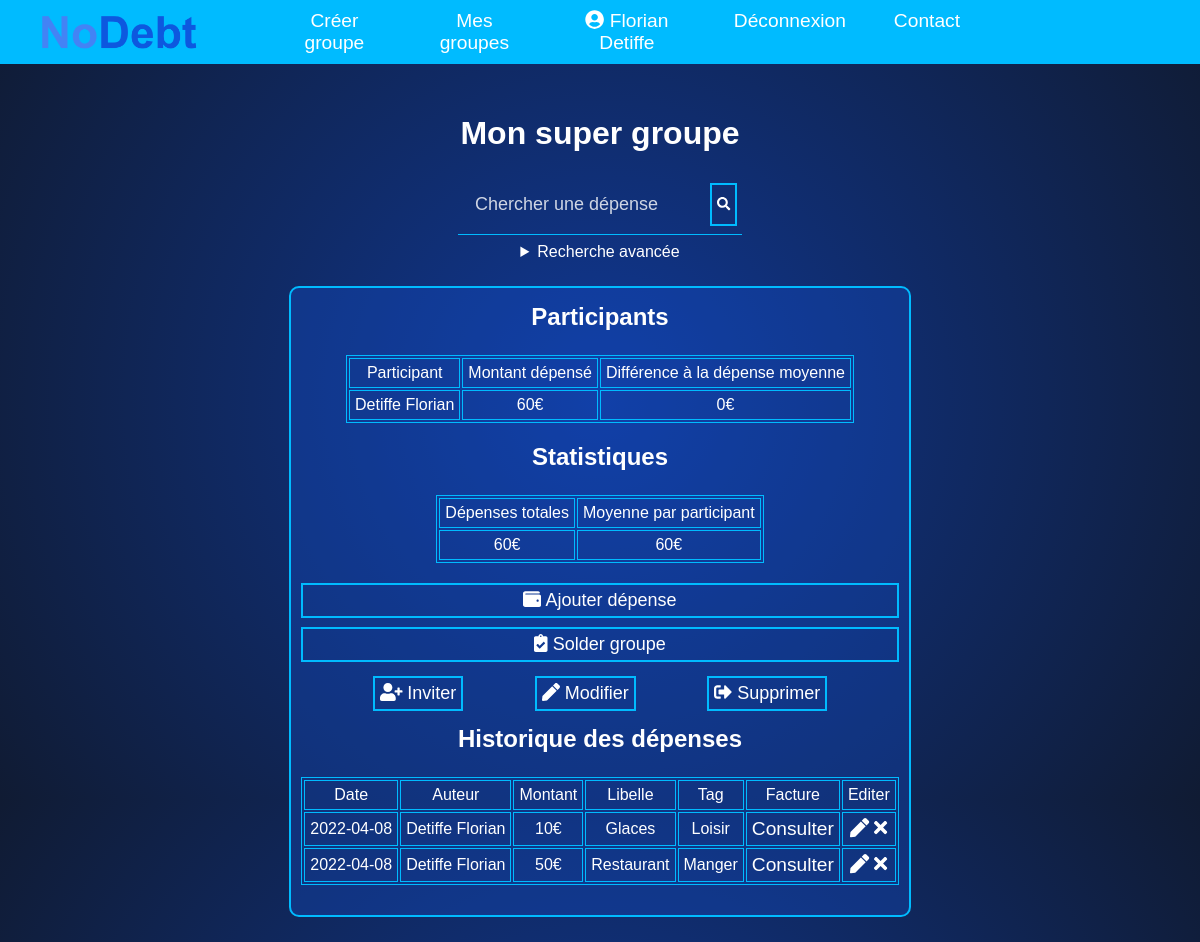
The app's page /group.php?gid=4 (signed in), older data.
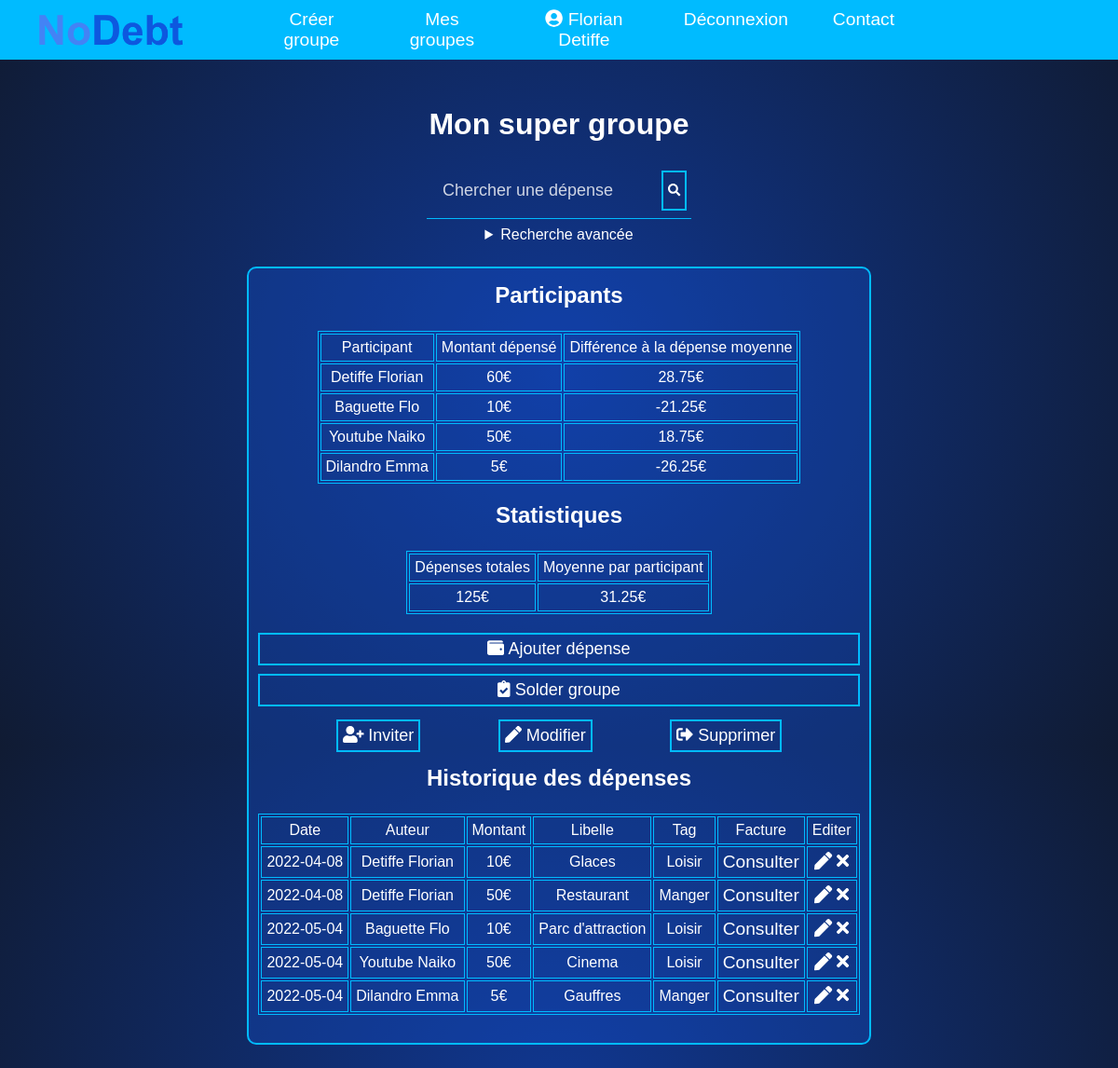
The same page, newer data.
### tables this page shows
CREATE TABLE `Participer` (
  `uid` int(11) NOT NULL,
  `gid` int(11) NOT NULL,
  `estConfirme` tinyint(1) DEFAULT NULL
);

CREATE TABLE `Utilisateur` (
  `uid` int(11) NOT NULL,
  `courriel` varchar(256) NOT NULL,
  `nom` text,
  `prenom` text,
  `motPasse` text,
  `estActif` tinyint(1) DEFAULT NULL
);

CREATE TABLE `Groupe` (
  `gid` int(11) NOT NULL,
  `nom` text,
  `devise` varchar(20) DEFAULT NULL,
  `uid` int(11) DEFAULT NULL
);

CREATE TABLE `Depense` (
  `did` int(11) NOT NULL,
  `date` date DEFAULT NULL,
  `montant` int(11) DEFAULT NULL,
  `libelle` varchar(50) DEFAULT NULL,
  `gid` int(11) NOT NULL,
  `uid` int(11) NOT NULL,
  `tag` text
);

### php/db_groupe.inc.php (called while the page is built, shortened)
<?php
class GroupeRepository {
    public function showGroupById($gid) {
        $result = null;
        try {
            $bdd = DBLink::connect2db(MYDB, $message);
            $stmt = $bdd->prepare("SELECT * FROM " . self::TABLE_NAME . " WHERE gid = :gid");
            $stmt->bindValue(':gid', $gid);
            if ($stmt->execute()) {
                $result = $stmt->fetchObject("Groupe\Groupe");
            } else {
                $message .= 'Une erreur système est survenue.<br> Veuillez essayer à nouveau plus tard ou contactez l\'administrateur du site. (Code erreur: ' . $stmt->errorCode() . ')<br>';
            }
        } catch (PDOException $e) {
            $message .= $e->getMessage() . '<br>';
        }
        return $result;
    }
}

### php/db_utilisateur.inc.php (called while the page is built, shortened)
<?php
class UtilisateurRepository {
    public function getUtilisateurById($uid) {
        $result = null;
        try {
            $bdd = DBLink::connect2db(MYDB, $message);
            $stmt = $bdd->prepare("SELECT * FROM " . self::TABLE_NAME . " WHERE uid = :uid");
            $stmt->bindValue(':uid', $uid);
            if ($stmt->execute()) {
                $result = $stmt->fetchObject("Utilisateur\Utilisateur");
            } else {
                $message .= 'Une erreur système est survenue.<br> Veuillez essayer à nouveau plus tard ou contactez l\'administrateur du site. (Code erreur: ' . $stmt->errorCode() . ')<br>';
            }
        } catch (PDOException $e) {
            $message .= $e->getMessage() . '<br>';
        }
        return $result;
    }
    public function getUtilisateursFromGid($gid) {
        $result  = null;
        try {
            $bdd = DBLink::connect2db(MYDB, $message);
            $stmt = $bdd->prepare("SELECT * FROM ".self::TABLE_NAME." u JOIN Participer p on u.uid = p.uid WHERE p.gid = :gid && p.estConfirme = 1");
            $stmt->bindValue(':gid', $gid);
            if ($stmt->execute()){
                $result = $stmt->fetchAll(PDO::FETCH_CLASS, "Utilisateur\Utilisateur");
            }
        } catch(PDOException $e) {}
        return $result;
    }
}

### php/db_depense.inc.php (called while the page is built, shortened)
<?php
class DepenseRepository {
    public function getAllDepenseByGid($gid) {
        $result  = null;
        try {
            $bdd = DBLink::connect2db(MYDB, $message);
            $stmt = $bdd->prepare("SELECT * FROM ".self::TABLE_NAME." WHERE gid = :gid");
            $stmt->bindValue(':gid', $gid);
            if ($stmt->execute()){
                $result = $stmt->fetchAll(PDO::FETCH_CLASS, "Depense\Depense");
            }
        } catch(PDOException $e) {}
        return $result;
    }
    public function getTotalByGid($gid) {
        $result  = null;
        try {
            $bdd = DBLink::connect2db(MYDB, $message);
            $stmt = $bdd->prepare("SELECT SUM(montant) FROM ".self::TABLE_NAME." WHERE gid = :gid");
            $stmt->bindValue(':gid', $gid);
            if ($stmt->execute()){
                $result = $stmt->fetch(PDO::FETCH_NUM);
            }
        } catch(PDOException $e) {}
        return $result[0];
    }
    public function getTotalFromUserByGid($uid, $gid) {
        $result  = null;
        try {
            $bdd = DBLink::connect2db(MYDB, $message);
            $stmt = $bdd->prepare("SELECT SUM(montant) FROM ".self::TABLE_NAME." WHERE gid = :gid && uid = :uid");
            $stmt->bindValue(':gid', $gid);
            $stmt->bindValue(':uid', $uid);
            if ($stmt->execute()){
                $result = $stmt->fetch(PDO::FETCH_NUM);
            }
        } catch(PDOException $e) {}
        return $result[0];
    }
}

### php/db_participe.inc.php (called while the page is built, shortened)
<?php
class ParticiperRepository {
    public function getConfirmeByUidAndGid($uid, $gid) {
        $result  = null;
        try {
            $bdd = DBLink::connect2db(MYDB, $message);
            $stmt = $bdd->prepare("SELECT * FROM ".self::TABLE_NAME." WHERE uid = :uid && gid = :gid");
            $stmt->bindValue(':uid', $uid);
            $stmt->bindValue(':gid', $gid);
            if ($stmt->execute()){
                $result = $stmt->fetchObject("Participer\Participer");
            }
        } catch(PDOException $e) {}
        return $result;
    }
}

### group.php (the view, shortened to what the changed rows need)
<?php
require_once 'php/db_depense.inc.php';
require_once 'php/db_utilisateur.inc.php';
require_once 'php/db_groupe.inc.php';
require_once 'php/db_participe.inc.php';
$uid = $_SESSION['uid'];
$gid = $_GET['gid'];
$versementRepository = new VersementRepository();
$versements = $versementRepository->getVersementsofGid($gid);
$participerRepository = new ParticiperRepository();
$participe = $participerRepository->getConfirmeByUidAndGid($uid, $gid);
$groupeRepository = new GroupeRepository();
$group = $groupeRepository->showGroupById($gid);
$devise = "";
if (strcmp($group->devise, "euro") == 0) {
    $devise = "€";
} else {
    $devise = "$";
}
$utilisateurRepository = new UtilisateurRepository();
$utilisateurs = $utilisateurRepository->getUtilisateursFromGid($gid);
$depenseRepository = new DepenseRepository();
$depenses = $depenseRepository->getAllDepenseByGid($gid);
$total = $depenseRepository->getTotalByGid($gid);
$moyPerUser = $total / sizeof($utilisateurs);
$isSold = !empty($versements);
include("inc/header.inc.php");
?>
<main class="groupsMain">
    <h1><?php echo $group->nom ?></h1>
    <section>
        <article class="groupsSection">
            <h2>Participants</h2>
            <table class="groupsTab">
                <?php
                foreach ($utilisateurs as $u) {
                    $uTotal = $depenseRepository->getTotalFromUserByGid($u->uid, $gid);
                    echo '
        <tr>
          <td>' . $u->nom . ' ' . $u->prenom . '</td>
          <td>' . $uTotal . $devise . ' </td>
          <td>' . round(($depenseRepository->getTotalFromUserByGid($u->uid, $gid) - $moyPerUser), 2) . $devise . '</td>
        </tr>
              ';
                }
                ?>
            </table>
            <h2>Statistiques</h2>
            <table class="groupsTab">
                <tr>
                    <td><?php echo $total . $devise ?></td>
                    <td><?php echo round($moyPerUser, 2) . $devise ?></td>
                </tr>
            </table>
            <h2>Historique des dépenses</h2>
            <table class="groupsTab">
                <?php
                foreach ($depenses as $d) {
                    $u = $utilisateurRepository->getUtilisateurById($d->uid);
                    echo '
              <tr>
          <td>' . $d->date . '</td>
          <td>' . $u->nom . ' ' . $u->prenom . '</td>
          <td>' . $d->montant . $devise . '</td>
          <td>' . $d->libelle . '</td>
          <td>' . $d->tag . '</td>
          <td>
                <a href="scan.php?did= ' . $d->did . '">Consulter</a>
          </td>';
                    if ($participe->estConfirme == 1 && !$isSold) {
                        echo '
            <td>
                <a href="addExp.php?gid=' . $gid . '&did=' . $d->did . '"><i class="fas fa-pen"></i></a>
                <a href="confirmDeleteExp.php?did= ' . $d->did . '&gid=' . $gid . '"><i class="fas fa-times"></i></a>
            </td>
        </tr>
              ';
                    }
                    }
                ?>
            </table>
        </article>
    </section>
</main>
</body>
</html>

Row changes from the older to the newer data that the page shows:
computed for participer "Detiffe": uid "0" → "28.75"
now on this page (row edited): participer: uid.nom "Baguette", uid.prenom "Flo", uTotal "10", gid.devise "€", uid "-21.25"
added participer: uid.nom "Youtube", uid.prenom "Naiko", uTotal "50", gid.devise "€", uid "18.75"
added participer: uid.nom "Dilandro", uid.prenom "Emma", uTotal "5", gid.devise "€", uid "-26.25"
added depense: date "2022-05-04", uid.nom "Baguette", uid.prenom "Flo", montant "10", gid.devise "€", libelle "Parc d'attraction", tag "Loisir"
added depense: date "2022-05-04", uid.nom "Youtube", uid.prenom "Naiko", montant "50", gid.devise "€", libelle "Cinema", tag "Loisir"
added depense: date "2022-05-04", uid.nom "Dilandro", uid.prenom "Emma", montant "5", gid.devise "€", libelle "Gauffres", tag "Manger"
Text that changed along with them:
$total: "60" → "125"
$moyPerUser: "60" → "31.25"
